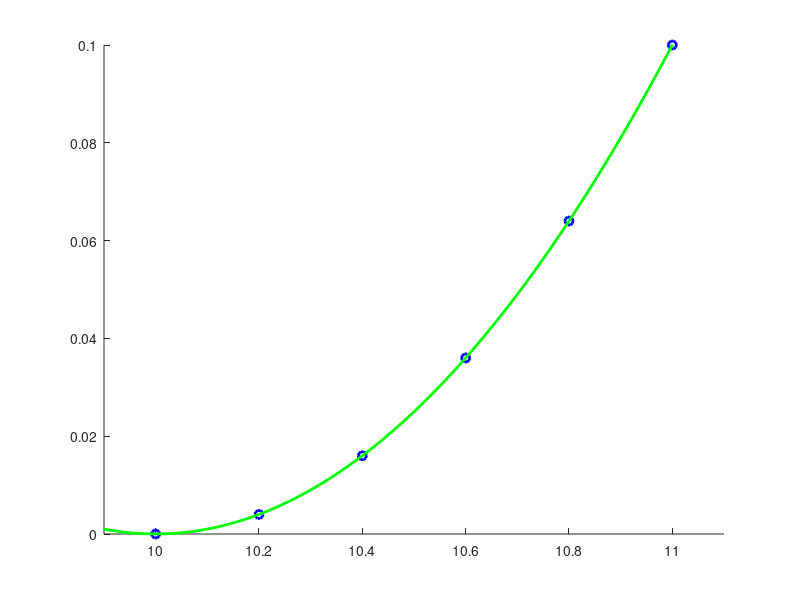

This figure's MATLAB source:
%% LSQquadOrtho.m
%% Overview
% Illustrates the use of an *orthogonal basis* for the computation of a
% polynomial least squares fit

%% Solving the normal equations in single precision using an orthogonal basis

%%
% $$ \left\{ \left(x-\frac{21}{2}\right)^2-\frac{7}{60}, x-\frac{21}{2}, 1 \right\}$$

clear all
close all
x = [10:0.2:11]';
y = [0:0.2:1]'.^2/10;
m = length(x);
hold on
plot(x, y, 'bo', 'LineWidth',2)
xlim([9.9 11.1])
ylim([0 0.1])
pause
disp('Using single-precision with orthogonal basis')
A = [single((x-21/2).^2-7/60) single(x-21/2) ones(m,1)]
% Solve the normal equations
c = single((A'*A))\single((A'*y))
xx = linspace(9.9,11.1,50);
yy = c(1)*((xx-21/2).^2-7/60)+c(2)*(xx-21/2)+c(3);
plot(xx, yy, 'g-', 'LineWidth', 2)
hold off
fprintf('There no longer is a problem with the condition number of A^TA.\n')
fprintf('cond(A^TA) = %e\n\n',cond(A'*A))
fprintf('For comparison, cond(A) = %e\n\n',cond(A))

%%
% Compute the inner products of the columns of $A$ with each other to
% verify that $A$ is an orthogonal matrix.

pause
disp('Notice that the columns of A are orthogonal to each other:')
fprintf('A(:,1)''*A(:,2) = % f\n',A(:,1)'*A(:,2))
fprintf('A(:,1)''*A(:,3) = % f\n',A(:,1)'*A(:,3))
fprintf('A(:,2)''*A(:,3) = % f\n',A(:,2)'*A(:,3))
